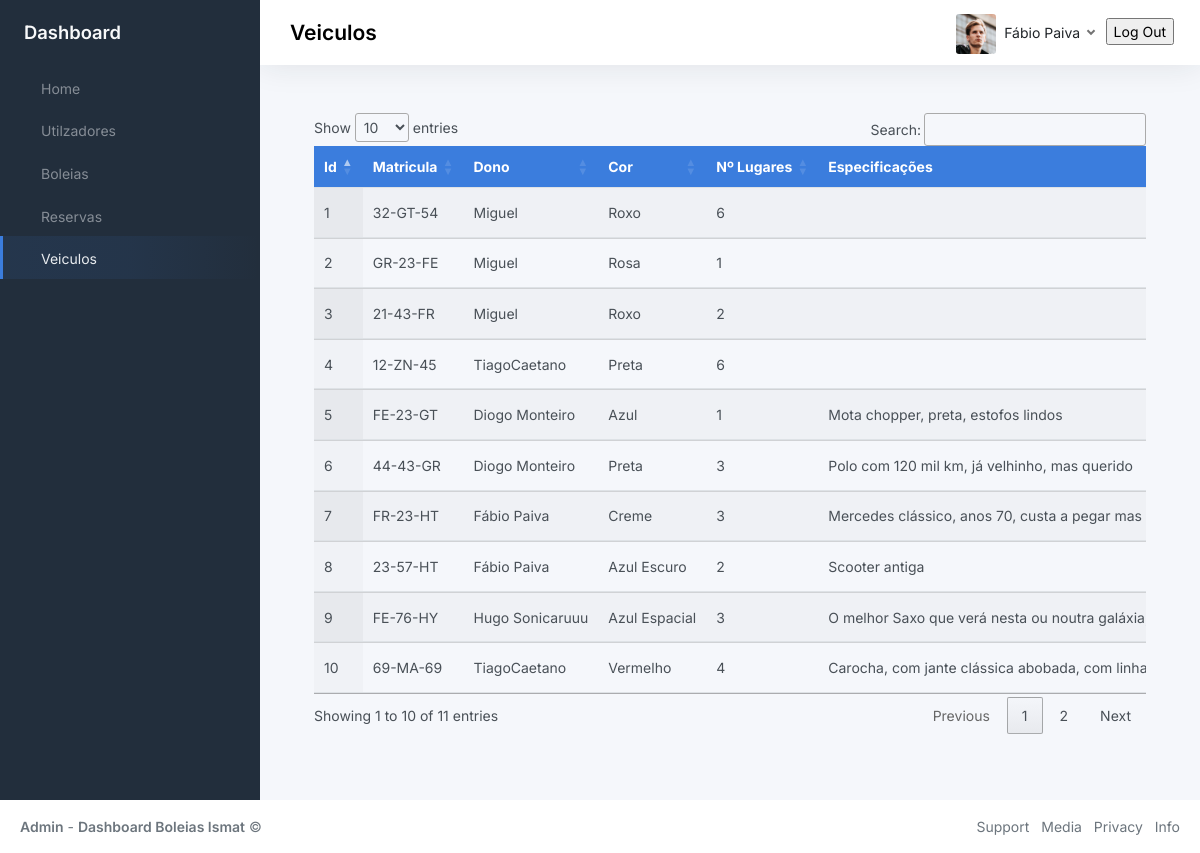
Page /vehiclesPage (signed in) on the committed database.
### BackOffice/models.py (models this page shows, shortened)
class User(db.Model, UserMixin):
	__tablename__ = 'user'
	id = db.Column(db.Integer, primary_key=True)
	name = db.Column(db.String(80), unique=True, nullable=False)
	student_number = db.Column(db.String(9), unique=True, nullable=False)
	phone_number = db.Column(db.Integer(), nullable=False)
	password = db.Column(db.String(60), nullable=False)
	gender = db.Column(db.String(10), nullable=False)
	registration_date = db.Column(db.DateTime, default=datetime.now)
	last_login_date = db.Column(db.DateTime, default=datetime.now)
	active = db.Column(db.Boolean())
	deleted = db.Column(db.Boolean(), default=False)

class Vehicle(db.Model):
	__tablename__ = 'vehicle'
	id = db.Column(db.Integer, primary_key=True)
	owner_id = db.Column('owner_id', db.ForeignKey('user.id'), nullable=False)
	owner = db.relationship('User', backref='vehicle')
	license_plate = db.Column(db.String(8), unique=True, nullable=False)
	color = db.Column(db.String(20), nullable=False)
	number_of_seats = db.Column(db.Integer(), nullable=False)
	vehicle_specs = db.Column(db.String(200), nullable=True)
	createdAt = db.Column(db.DateTime, default=datetime.now)
	updatedAt = db.Column(db.DateTime, default=datetime.now)
	deleted = db.Column(db.Boolean(), default=False)

### BackOffice/vehicleModule/__init__.py (the view)
@vehicleModule.route('/vehiclesPage', methods=['GET', 'POST'])
def toVehiclesPage():
    if current_user.is_authenticated:
        try:
            activeUser =  db.session.query(User).filter(User.id==current_user.id).first()
            if request.method == 'GET':
                veiculos = db.session.query(User,Vehicle).filter(Vehicle.owner_id==User.id).all()
                return render_template("vehicles.html", title="Login", veiculos = veiculos, activeUser = activeUser)
            elif request.method == 'POST':
                id = request.form.get("id")
                specify_Vehicle = db.session.query(Vehicle).filter(Vehicle.id==id).first()
                if(specify_Vehicle != None):
                    specify_Vehicle.deleted = True
                db.session.commit()
            return  jsonify(message="Apagado",status=201)
        except Exception as e:
            print(str(e))
    else:
        return redirect('/pages-sign-in')

### BackOffice/app.py (called while the page is built)
def create_app(config_filename):
    run = Flask(__name__)
    run.config.from_object(config_filename)
    db.init_app(run)
    bcrypt.init_app(run)
    with run.app_context():
        db.create_all()
    login_manager = LoginManager()
    login_manager.login_view = 'auth.login'
    login_manager.init_app(run)
    @login_manager.user_loader
    def load_user(user_id):
        return User.query.get(int(user_id))
    run.register_blueprint(login_module)
    run.register_blueprint(homeModule)
    run.register_blueprint(userModule)
    run.register_blueprint(rideModule)
    run.register_blueprint(reservaModule)
    run.register_blueprint(vehicleModule)
    return run

### BackOffice/templates/vehicles.html (shortened to what this page needs)
{% extends 'index.html'%}
{% block navOptions %}
    <ul class="sidebar-nav">
        <li class="sidebar-item">
            <a class="sidebar-link" href="{{url_for('homeModule.toHomePage')}}">
                 <span class="align-middle">Home</span>
            </a>
        </li>
        <li class="sidebar-item  ">
            <a class="sidebar-link" href="{{url_for('userModule.toUsersPage')}}">
                 <span class="align-middle">Utilzadores</span>
            </a>
        </li>
        <li class="sidebar-item">
            <a class="sidebar-link" href="{{url_for('rideModule.toRidePage')}}">
                 <span class="align-middle">Boleias</span>
            </a>
        </li>
        <li class="sidebar-item">
            <a class="sidebar-link" href="{{url_for('reservaModule.toReservaPage')}}">
                 <span class="align-middle">Reservas</span>
            </a>
        </li>
        <li class="sidebar-item  active">
            <a class="sidebar-link" href="{{url_for('vehicleModule.toVehiclesPage')}}">
                 <span class="align-middle">Veiculos</span>
            </a>
        </li>
    </ul>
{% endblock navOptions %}
{% block page %}
<h3 class="position-absolute m-2 fw-bold text-">Veiculos</h3>
{% endblock page %}
{% block profile %}
<img src="{{url_for('static', filename='img/avatars/avatar.jpg')}}" class="avatar img-fluid rounded me-1"/> <span class="text-dark">{{activeUser.name}}</span>
{% endblock profile %}
{% block content %}
<div class="container-md" id="table">
    <div class="table-responsive">
        <table class="table display nowrap" id="tabela">
            <thead class="bg-primary text-white">
                <tr>
                    <th>Id</th>
                    <th>Matricula</th>
                    <th>Dono</th>
                    <th>Cor</th>
                    <th>Nº Lugares</th>
                    <th>Especificações</th>
                </tr>
            </thead>
            <tbody>
                {% for v in veiculos %}
                    <tr>
                        <td>{{v.Vehicle.id}}</td>
                        <td>{{v.Vehicle.license_plate}}</td>
                        <td>{{v.User.name}}</td>
                        <td>{{v.Vehicle.color}}</td>
                        <td>{{v.Vehicle.number_of_seats}}</td>
                        <td>{{v.Vehicle.vehicle_specs}}</td>
                    </tr>
                {% endfor %}
            </tbody>
        </table>
    </div>
</div>
{% endblock content %}

### rows in the picture
User: name "Fábio Paiva", Vehicle.id "7", Vehicle.license_plate "FR-23-HT", User.name "Fábio Paiva", Vehicle.color "Creme", Vehicle.number_of_seats "3", Vehicle.vehicle_specs "Mercedes clássico, anos 70, custa a pegar mas…", Vehicle.id "8", Vehicle.license_plate "23-57-HT", Vehicle.color "Azul Escuro", Vehicle.number_of_seats "2", Vehicle.vehicle_specs "Scooter antiga"
User: Vehicle.id "1", Vehicle.license_plate "32-GT-54", User.name "Miguel", Vehicle.color "Roxo", Vehicle.number_of_seats "6", Vehicle.id "2", Vehicle.license_plate "GR-23-FE", Vehicle.color "Rosa", Vehicle.number_of_seats "1", Vehicle.id "3", Vehicle.license_plate "21-43-FR", Vehicle.number_of_seats "2"
User: Vehicle.id "4", Vehicle.license_plate "12-ZN-45", User.name "TiagoCaetano", Vehicle.color "Preta", Vehicle.number_of_seats "6", Vehicle.id "10", Vehicle.license_plate "69-MA-69", Vehicle.color "Vermelho", Vehicle.number_of_seats "4", Vehicle.vehicle_specs "Carocha, com jante clássica abobada, com…"
User: Vehicle.id "5", Vehicle.license_plate "FE-23-GT", User.name "Diogo Monteiro", Vehicle.color "Azul", Vehicle.number_of_seats "1", Vehicle.vehicle_specs "Mota chopper, preta, estofos lindos", Vehicle.id "6", Vehicle.license_plate "44-43-GR", Vehicle.color "Preta", Vehicle.number_of_seats "3", Vehicle.vehicle_specs "Polo com 120 mil km, já velhinho, mas querido"
User: Vehicle.id "9", Vehicle.license_plate "FE-76-HY", User.name "Hugo Sonicaruuu", Vehicle.color "Azul Espacial", Vehicle.number_of_seats "3", Vehicle.vehicle_specs "O melhor Saxo que verá nesta ou noutra…"
